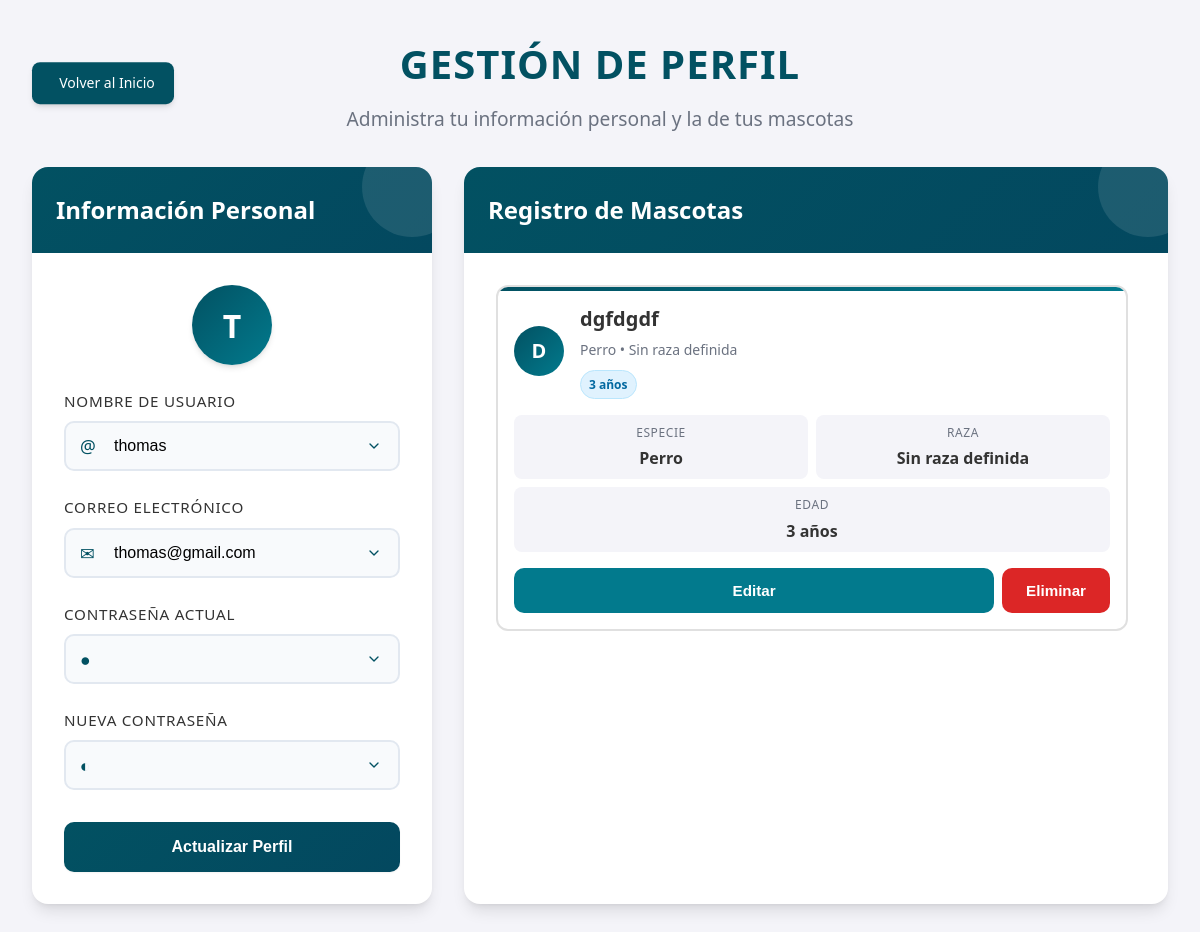
Page /gestion_perfil.php (signed in) on the committed database.
### tables this page shows
CREATE TABLE `user` (
  `id` int(11) NOT NULL,
  `nombre_usuario` varchar(50) NOT NULL,
  `correo_electronico` varchar(100) NOT NULL,
  `contrasena` varchar(255) NOT NULL,
  `rol` enum('cliente','admin','doctor') DEFAULT 'cliente',
  `telefono` varchar(20) DEFAULT NULL,
  `dni` varchar(20) DEFAULT NULL,
  `apellido` varchar(50) DEFAULT NULL
);

CREATE TABLE `mascotas` (
  `id` int(11) NOT NULL,
  `user_id` int(11) NOT NULL,
  `nombre` varchar(50) NOT NULL,
  `especie` varchar(50) NOT NULL,
  `raza` varchar(50) NOT NULL,
  `edad` int(11) NOT NULL,
  `sexo` varchar(10) NOT NULL,
  `peso` decimal(5,2) NOT NULL,
  `esterilizado` tinyint(1) NOT NULL,
  `foto` varchar(255) DEFAULT NULL
);

### gestion_perfil.php (the view, shortened to what this page needs)
<?php
$user_id = $_SESSION['user_id'];
try {
    $conn = new PDO("mysql:host=localhost;dbname=veterinaria", "root", "");
    $conn->setAttribute(PDO::ATTR_ERRMODE, PDO::ERRMODE_EXCEPTION);
    $query = "SELECT nombre_usuario, correo_electronico FROM user WHERE id = :user_id";
    $stmt = $conn->prepare($query);
    $stmt->bindParam(':user_id', $user_id);
    $stmt->execute();
    $usuario = $stmt->fetch(PDO::FETCH_ASSOC);
    $query = "SELECT * FROM mascotas WHERE user_id = :user_id";
    $stmt = $conn->prepare($query);
    $stmt->bindParam(':user_id', $user_id);
    $stmt->execute();
    $mascotas = $stmt->fetchAll(PDO::FETCH_ASSOC);
} catch (PDOException $e) {
    $mensaje = "Error: " . $e->getMessage();
}
?>
<!DOCTYPE html>
<html lang="es">
<head>
</head>
<body>
    <div class="container">
        <div class="header">
            <a href="client_dashboard.php" class="return-link">
                <i class='bx bx-arrow-back'></i> Volver al Inicio
            </a>
            <div class="header-content">
                <h1>Gestión de Perfil</h1>
                <p>Administra tu información personal y la de tus mascotas</p>
            </div>
        </div>
        <div class="main-grid">
            <div class="card profile-card">
                <div class="card-header">
                    <h2>Información Personal</h2>
                </div>
                <div class="card-body">
                    <div class="profile-avatar">
                        <?php echo strtoupper(substr($usuario['nombre_usuario'], 0, 1)); ?>
                    </div>
                    <form action="gestion_perfil.php" method="post">
                        <div class="form-group">
                            <label class="form-label" for="username">Nombre de Usuario</label>
                            <div class="input-group">
                                <span class="input-icon">@</span>
                                <input type="text" id="username" name="username" class="form-input"
                                       value="<?php echo htmlspecialchars($usuario['nombre_usuario']); ?>" required>
                            </div>
                        </div>
                        <div class="form-group">
                            <label class="form-label" for="email">Correo Electrónico</label>
                            <div class="input-group">
                                <span class="input-icon">✉</span>
                                <input type="email" id="email" name="email" class="form-input"
                                       value="<?php echo htmlspecialchars($usuario['correo_electronico']); ?>" required>
                            </div>
                        </div>
                        <div class="form-group">
                            <label class="form-label" for="current_password">Contraseña Actual</label>
                            <div class="input-group">
                                <span class="input-icon">●</span>
                                <input type="password" id="current_password" name="current_password" class="form-input">
                            </div>
                        </div>
                        <div class="form-group">
                            <label class="form-label" for="new_password">Nueva Contraseña</label>
                            <div class="input-group">
                                <span class="input-icon">◐</span>
                                <input type="password" id="new_password" name="new_password" class="form-input">
                            </div>
                        </div>
                        <button type="submit" name="update_profile" class="btn btn-primary" style="width: 100%;">
                            Actualizar Perfil
                        </button>
                    </form>
                </div>
            </div>
            <div class="card pets-card">
                <div class="card-header">
                    <h2>Registro de Mascotas</h2>
                </div>
                <div class="card-body">
                    <?php if (empty($mascotas)): ?>
                        <div class="empty-state">
                            <div class="empty-state-icon">◯</div>
                            <h3>No tienes mascotas registradas</h3>
                            <p>Registra tu primera mascota para comenzar</p>
                        </div>
                    <?php else: ?>
                        <div class="pets-grid">
                            <?php foreach ($mascotas as $pet): ?>
                                <div class="pet-card">
                                    <div class="pet-header">
                                        <div class="pet-avatar">
                                            <?php echo strtoupper(substr($pet['nombre'], 0, 1)); ?>
                                        </div>
                                        <div class="pet-info">
                                            <h3><?php echo htmlspecialchars($pet['nombre']); ?></h3>
                                            <p><?php echo htmlspecialchars($pet['especie']); ?> • <?php echo htmlspecialchars($pet['raza']); ?></p>
                                            <div class="pet-age-badge">
                                                <?php echo htmlspecialchars($pet['edad']); ?> años
                                            </div>
                                        </div>
                                    </div>
                                    <div class="pet-details">
                                        <div class="pet-detail">
                                            <div class="pet-detail-label">Especie</div>
                                            <div class="pet-detail-value"><?php echo htmlspecialchars($pet['especie']); ?></div>
                                        </div>
                                        <div class="pet-detail">
                                            <div class="pet-detail-label">Raza</div>
                                            <div class="pet-detail-value"><?php echo htmlspecialchars($pet['raza']); ?></div>
                                        </div>
                                        <div class="pet-detail">
                                            <div class="pet-detail-label">Edad</div>
                                            <div class="pet-detail-value"><?php echo htmlspecialchars($pet['edad']); ?> años</div>
                                        </div>
                                    </div>
                                    <div class="pet-actions">
                                        <button class="btn btn-secondary"
                                                onclick="openModal('<?php echo $pet['id']; ?>', '<?php echo htmlspecialchars($pet['nombre']); ?>', '<?php echo htmlspecialchars($pet['especie']); ?>', '<?php echo htmlspecialchars($pet['raza']); ?>', '<?php echo htmlspecialchars($pet['edad']); ?>')">
                                            Editar
                                        </button>
                                        <form action="gestion_perfil.php" method="post" style="display: inline;">
                                            <button type="submit" name="delete_pet" class="btn btn-danger"
                                                    onclick="return confirm('¿Estás seguro de que quieres eliminar a <?php echo htmlspecialchars($pet['nombre']); ?>?')">
                                                Eliminar
                                            </button>
                                        </form>
                                    </div>
                                </div>
                            <?php endforeach; ?>
                        </div>
                    <?php endif; ?>
                </div>
            </div>
        </div>
    </div>
</body>
</html>

### rows in the picture
user: nombre_usuario "T", username "thomas", email "thomas@gmail.com"
mascotas: nombre "D", nombre "dgfdgdf", especie "Perro", raza "Sin raza definida", edad "3"
